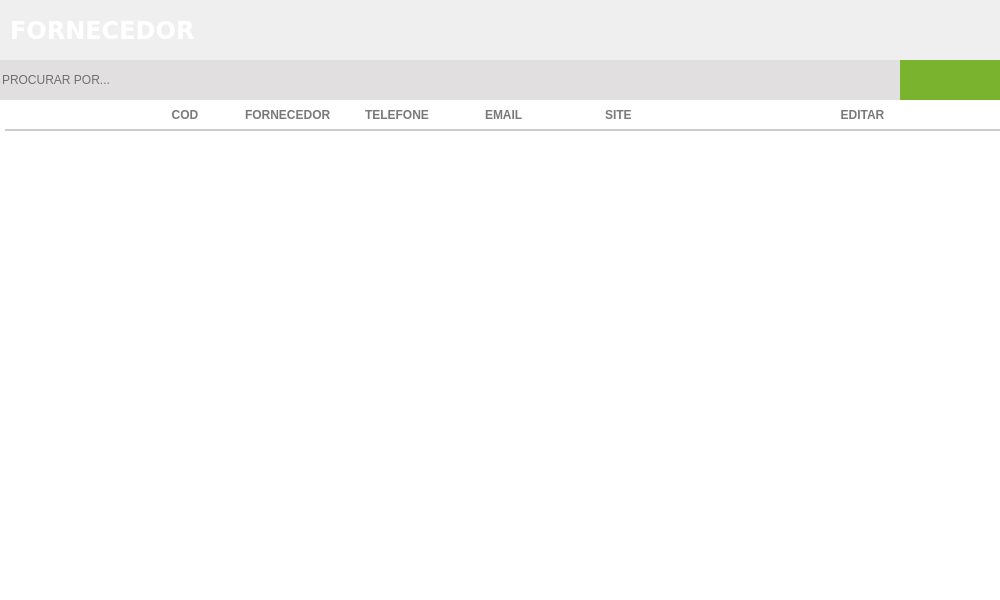
<?xml version="1.0" encoding="UTF-8"?>
<ui version="4.0">
 <class>ct_MainFornecedor</class>
 <widget class="QFrame" name="ct_MainFornecedor">
  <property name="geometry">
   <rect>
    <x>0</x>
    <y>0</y>
    <width>1000</width>
    <height>600</height>
   </rect>
  </property>
  <property name="windowTitle">
   <string>Frame</string>
  </property>
  <property name="styleSheet">
   <string notr="true">border:none</string>
  </property>
  <widget class="QFrame" name="frameMainFornecedor">
   <property name="geometry">
    <rect>
     <x>0</x>
     <y>0</y>
     <width>1000</width>
     <height>600</height>
    </rect>
   </property>
   <widget class="QFrame" name="fr_TopoMenuFornecedor">
    <property name="geometry">
     <rect>
      <x>0</x>
      <y>60</y>
      <width>1000</width>
      <height>40</height>
     </rect>
    </property>
    <property name="styleSheet">
     <string notr="true">background:#E1DFE0;
border: none;</string>
    </property>
    <widget class="QPushButton" name="bt_BuscaFornecedor">
     <property name="geometry">
      <rect>
       <x>830</x>
       <y>5</y>
       <width>30</width>
       <height>30</height>
      </rect>
     </property>
     <property name="font">
      <font>
       <family>Arial</family>
      </font>
     </property>
     <property name="cursor">
      <cursorShape>PointingHandCursor</cursorShape>
     </property>
     <property name="focusPolicy">
      <enum>Qt::NoFocus</enum>
     </property>
     <property name="contextMenuPolicy">
      <enum>Qt::NoContextMenu</enum>
     </property>
     <property name="toolTip">
      <string>BUSCAR</string>
     </property>
     <property name="text">
      <string/>
     </property>
    </widget>
    <widget class="QPushButton" name="bt_AddNovoFornecedor">
     <property name="geometry">
      <rect>
       <x>900</x>
       <y>0</y>
       <width>100</width>
       <height>40</height>
      </rect>
     </property>
     <property name="cursor">
      <cursorShape>PointingHandCursor</cursorShape>
     </property>
     <property name="focusPolicy">
      <enum>Qt::NoFocus</enum>
     </property>
     <property name="contextMenuPolicy">
      <enum>Qt::ActionsContextMenu</enum>
     </property>
     <property name="styleSheet">
      <string notr="true">QPushButton {
background-color: #7AB32E;
 }
QPushButton:hover{
background-color: #40a286
}</string>
     </property>
     <property name="text">
      <string/>
     </property>
    </widget>
    <widget class="QLineEdit" name="tx_BuscaFornecedor">
     <property name="geometry">
      <rect>
       <x>0</x>
       <y>5</y>
       <width>830</width>
       <height>30</height>
      </rect>
     </property>
     <property name="font">
      <font>
       <family>Arial</family>
      </font>
     </property>
     <property name="focusPolicy">
      <enum>Qt::ClickFocus</enum>
     </property>
     <property name="styleSheet">
      <string notr="true">QLineEdit {
color: #000
}
</string>
     </property>
     <property name="placeholderText">
      <string>PROCURAR POR...</string>
     </property>
    </widget>
    <widget class="QPushButton" name="bt_PrintRelatForn">
     <property name="geometry">
      <rect>
       <x>870</x>
       <y>5</y>
       <width>30</width>
       <height>30</height>
      </rect>
     </property>
     <property name="font">
      <font>
       <family>Arial</family>
      </font>
     </property>
     <property name="cursor">
      <cursorShape>PointingHandCursor</cursorShape>
     </property>
     <property name="focusPolicy">
      <enum>Qt::NoFocus</enum>
     </property>
     <property name="contextMenuPolicy">
      <enum>Qt::NoContextMenu</enum>
     </property>
     <property name="toolTip">
      <string>IMPRIMIR</string>
     </property>
     <property name="text">
      <string/>
     </property>
    </widget>
   </widget>
   <widget class="QFrame" name="ct_containerFornecedor">
    <property name="geometry">
     <rect>
      <x>0</x>
      <y>100</y>
      <width>1000</width>
      <height>500</height>
     </rect>
    </property>
    <property name="styleSheet">
     <string notr="true">border: none</string>
    </property>
    <widget class="QTableWidget" name="tb_Fornecedor">
     <property name="geometry">
      <rect>
       <x>0</x>
       <y>0</y>
       <width>1000</width>
       <height>500</height>
      </rect>
     </property>
     <property name="cursor" stdset="0">
      <cursorShape>PointingHandCursor</cursorShape>
     </property>
     <property name="focusPolicy">
      <enum>Qt::WheelFocus</enum>
     </property>
     <property name="styleSheet">
      <string notr="true">QTableView{
color: #797979;
font-weight: bold;
font-size: 13px;
background: #FFF;
padding: 0 0 0 5px;
}
QHeaderView:section{
background: #FFF;
padding: 5px 0 ;
font-size: 12px;
font-family: &quot;Arial&quot;;
font-weight: bold;
color: #797979;
border: none;
border-bottom: 2px solid #CCC;
text-transform: uppercase
}
QTableView::item {
border-bottom: 2px solid #CCC;
padding: 2px;
}

</string>
     </property>
     <property name="frameShape">
      <enum>QFrame::NoFrame</enum>
     </property>
     <property name="frameShadow">
      <enum>QFrame::Plain</enum>
     </property>
     <property name="autoScrollMargin">
      <number>20</number>
     </property>
     <property name="editTriggers">
      <set>QAbstractItemView::NoEditTriggers</set>
     </property>
     <property name="selectionMode">
      <enum>QAbstractItemView::NoSelection</enum>
     </property>
     <property name="selectionBehavior">
      <enum>QAbstractItemView::SelectRows</enum>
     </property>
     <property name="showGrid">
      <bool>false</bool>
     </property>
     <property name="gridStyle">
      <enum>Qt::NoPen</enum>
     </property>
     <property name="wordWrap">
      <bool>false</bool>
     </property>
     <property name="rowCount">
      <number>0</number>
     </property>
     <attribute name="horizontalHeaderDefaultSectionSize">
      <number>120</number>
     </attribute>
     <attribute name="horizontalHeaderHighlightSections">
      <bool>false</bool>
     </attribute>
     <attribute name="horizontalHeaderStretchLastSection">
      <bool>true</bool>
     </attribute>
     <attribute name="verticalHeaderVisible">
      <bool>false</bool>
     </attribute>
     <attribute name="verticalHeaderDefaultSectionSize">
      <number>50</number>
     </attribute>
     <column>
      <property name="text">
       <string/>
      </property>
     </column>
     <column>
      <property name="text">
       <string>COD</string>
      </property>
      <property name="font">
       <font>
        <family>Segoe UI</family>
        <pointsize>10</pointsize>
        <weight>75</weight>
        <bold>true</bold>
       </font>
      </property>
      <property name="textAlignment">
       <set>AlignCenter</set>
      </property>
      <property name="background">
       <color alpha="0">
        <red>0</red>
        <green>0</green>
        <blue>0</blue>
       </color>
      </property>
      <property name="foreground">
       <brush brushstyle="SolidPattern">
        <color alpha="255">
         <red>80</red>
         <green>79</green>
         <blue>79</blue>
        </color>
       </brush>
      </property>
     </column>
     <column>
      <property name="text">
       <string>FORNECEDOR</string>
      </property>
      <property name="font">
       <font>
        <family>Segoe UI</family>
        <pointsize>10</pointsize>
        <weight>75</weight>
        <bold>true</bold>
       </font>
      </property>
      <property name="textAlignment">
       <set>AlignLeading|AlignVCenter</set>
      </property>
      <property name="foreground">
       <brush brushstyle="SolidPattern">
        <color alpha="255">
         <red>80</red>
         <green>79</green>
         <blue>79</blue>
        </color>
       </brush>
      </property>
     </column>
     <column>
      <property name="text">
       <string>TELEFONE</string>
      </property>
      <property name="font">
       <font>
        <family>Segoe UI</family>
        <pointsize>10</pointsize>
        <weight>75</weight>
        <bold>true</bold>
       </font>
      </property>
      <property name="textAlignment">
       <set>AlignLeading|AlignVCenter</set>
      </property>
      <property name="foreground">
       <brush brushstyle="SolidPattern">
        <color alpha="255">
         <red>80</red>
         <green>79</green>
         <blue>79</blue>
        </color>
       </brush>
      </property>
     </column>
     <column>
      <property name="text">
       <string>EMAIL</string>
      </property>
      <property name="font">
       <font>
        <family>Segoe UI</family>
        <pointsize>10</pointsize>
        <weight>75</weight>
        <bold>true</bold>
       </font>
      </property>
      <property name="textAlignment">
       <set>AlignLeading|AlignVCenter</set>
      </property>
      <property name="foreground">
       <brush brushstyle="SolidPattern">
        <color alpha="255">
         <red>80</red>
         <green>79</green>
         <blue>79</blue>
        </color>
       </brush>
      </property>
     </column>
     <column>
      <property name="text">
       <string>SITE</string>
      </property>
      <property name="font">
       <font>
        <family>Segoe UI</family>
        <pointsize>10</pointsize>
        <weight>75</weight>
        <bold>true</bold>
       </font>
      </property>
      <property name="textAlignment">
       <set>AlignLeading|AlignVCenter</set>
      </property>
      <property name="foreground">
       <brush brushstyle="SolidPattern">
        <color alpha="255">
         <red>80</red>
         <green>79</green>
         <blue>79</blue>
        </color>
       </brush>
      </property>
     </column>
     <column>
      <property name="text">
       <string>EDITAR</string>
      </property>
      <property name="font">
       <font>
        <family>Segoe UI</family>
        <pointsize>10</pointsize>
        <weight>75</weight>
        <bold>true</bold>
       </font>
      </property>
      <property name="textAlignment">
       <set>AlignCenter</set>
      </property>
      <property name="foreground">
       <brush brushstyle="SolidPattern">
        <color alpha="255">
         <red>80</red>
         <green>79</green>
         <blue>79</blue>
        </color>
       </brush>
      </property>
     </column>
    </widget>
   </widget>
   <widget class="QFrame" name="fr_TituloFornecedor">
    <property name="geometry">
     <rect>
      <x>0</x>
      <y>0</y>
      <width>1000</width>
      <height>60</height>
     </rect>
    </property>
    <property name="styleSheet">
     <string notr="true">border: none</string>
    </property>
    <widget class="QLabel" name="lb_tituloFornecedor">
     <property name="geometry">
      <rect>
       <x>10</x>
       <y>15</y>
       <width>200</width>
       <height>30</height>
      </rect>
     </property>
     <property name="font">
      <font>
       <family>DejaVu Sans</family>
       <pointsize>18</pointsize>
       <weight>75</weight>
       <bold>true</bold>
      </font>
     </property>
     <property name="styleSheet">
      <string notr="true">color: #FFF</string>
     </property>
     <property name="text">
      <string>FORNECEDOR</string>
     </property>
    </widget>
   </widget>
   <zorder>ct_containerFornecedor</zorder>
   <zorder>fr_TopoMenuFornecedor</zorder>
   <zorder>fr_TituloFornecedor</zorder>
  </widget>
 </widget>
 <resources/>
 <connections/>
</ui>
